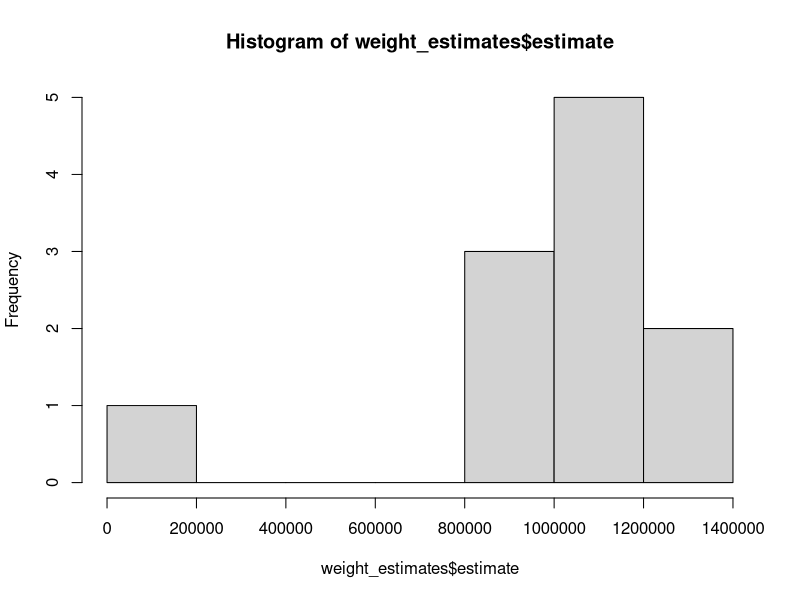
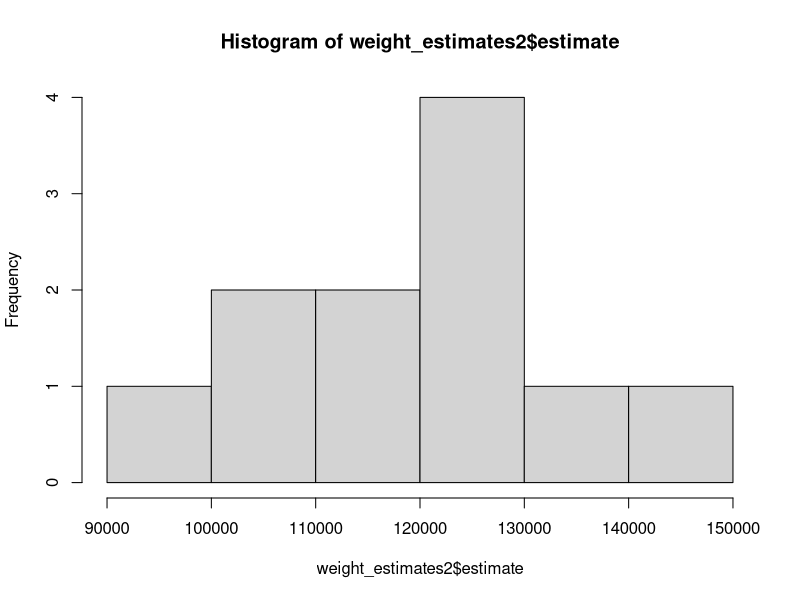
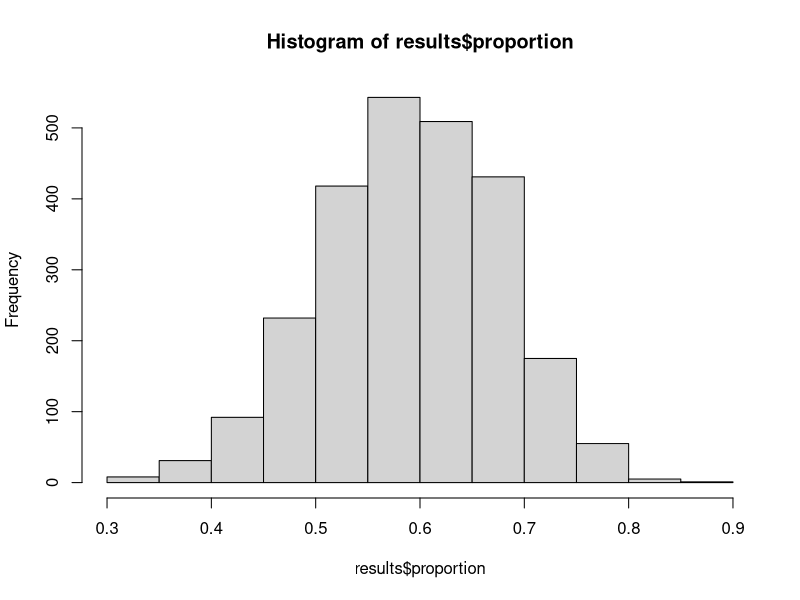

These charts were generated, in order, by the following R code:
## ---- chunk 1
knitr::opts_chunk$set(echo = TRUE)
## ---- chunk 2
library(tidyverse)
library(stats)
library(markdown)
library(ggplot2)
## ---- chunk 3
elephant_df <- tibble(
  Elephant = c(1, 2, 3, 4, 5, 6, 7, 8, 9, 10, 11),
  Weight = c(9000, 9800, 10000, 10100, 10200, 11000, 11100, 11300, 11700, 12200, 13000),
  Probability = c(0.01, 0.01, 0.01, 0.01, 0.01, 0.90, 0.01, 0.01, 0.01, 0.01, 0.01)
)

samples<-elephant_df%>%
  select(Elephant, Weight)%>%
  rename(sample=Elephant)

print("11 possible samples")
print(samples)
## ---- chunk 4
weight_estimates<-elephant_df%>%
  mutate(estimate=Weight/Probability)

hist(weight_estimates$estimate)

print(paste0("Mean of 11 estimates: ",mean(weight_estimates$estimate)))

## ---- chunk 5
elephant_df2 <- tibble(
  Elephant = c(1, 2, 3, 4, 5, 6, 7, 8, 9, 10, 11),
  Weight = c(9000, 9800, 10000, 10100, 10200, 11000, 11100, 11300, 11700, 12200, 13000)
)%>%
  mutate(Probability=1/11)

weight_estimates2<-elephant_df2%>%
  mutate(estimate=Weight/Probability)

hist(weight_estimates2$estimate)

print(paste0("Mean of 11 estimates: ",mean(weight_estimates2$estimate)))

## ---- chunk 6
M<-2500

results<-as.data.frame(matrix(nrow=M, ncol=3))
names(results)<-c("count","proportion","gte40pct")

theta<-rbeta(M,19,13)

for (i in 1:M){
  results[i,1]<-rbinom(1,470,theta[i])
  results[i,2]<-(results[i,1]+18)/500
  results[i,3]<-ifelse(results[i,2]>=0.4,1,0)
}
## ---- chunk 7
hist(results$proportion)
## ---- chunk 8
mean(results$gte40pct)
## ---- chunk 9
results2<-as.data.frame(matrix(nrow=M, ncol=3))
names(results2)<-c("count","proportion","gte40pct")

theta2<-rbeta(M,10,7)

for (i in 1:M){
  results2[i,1]<-rbinom(1,485,theta[i])
  results2[i,2]<-(results[i,1]+9)/500
  results2[i,3]<-ifelse(results[i,2]>=0.4,1,0)
}
## ---- chunk 10
mean(results2$gte40pct)
